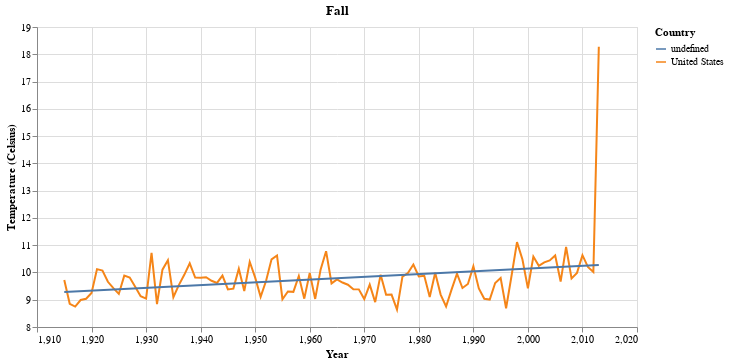

The notebook cell saved with this chart:
### Code cell
create_chart(top_collapsed[top_collapsed['season'] == 'Fall'], 'Fall')

### Figure 1 — Vega-Lite specification as saved in the notebook (floating-point values rounded to 4 significant figures)
{"config": {"view": {"continuousWidth": 400, "continuousHeight": 300}}, "layer": [{"mark": "line", "encoding": {"color": {"field": "country", "title": "Country", "type": "nominal"}, "tooltip": [{"field": "year", "type": "quantitative"}, {"field": "averagetemperature", "type": "quantitative"}, {"field": "country", "type": "nominal"}], "x": {"field": "year", "title": "Year", "type": "quantitative"}, "y": {"field": "averagetemperature", "scale": {"zero": false}, "title": "Temperature (Celsius)", "type": "quantitative"}}, "height": 300, "title": "Fall", "width": 600}, {"mark": "line", "encoding": {"color": {"field": "country", "title": "Country", "type": "nominal"}, "tooltip": [{"field": "year", "type": "quantitative"}, {"field": "averagetemperature", "type": "quantitative"}, {"field": "country", "type": "nominal"}], "x": {"field": "year", "title": "Year", "type": "quantitative"}, "y": {"field": "averagetemperature", "scale": {"zero": false}, "title": "Temperature (Celsius)", "type": "quantitative"}}, "height": 300, "title": "Fall", "transform": [{"on": "year", "regression": "averagetemperature", "method": "linear", "as": ["year", "averagetemperature"]}], "width": 600}], "data": {"name": "data-a2fbcc6306219b1cd54533c5c751a6cb"}, "$schema": "https://vega.github.io/schema/vega-lite/v4.17.0.json", "datasets": {"data-a2fbcc6306219b1cd54533c5c751a6cb": [{"year": 1915, "season": "Fall", "country": "United States", "averagetemperature": 9.721, "movingaverage": 10.41}, {"year": 1916, "season": "Fall", "country": "United States", "averagetemperature": 8.852, "movingaverage": 14.33}, {"year": 1917, "season": "Fall", "country": "United States", "averagetemperature": 8.748, "movingaverage": 8.733}, {"year": 1918, "season": "Fall", "country": "United States", "averagetemperature": 8.99, "movingaverage": 8.932}, {"year": 1919, "season": "Fall", "country": "United States", "averagetemperature": 9.034, "movingaverage": 9.208}, {"year": 1920, "season": "Fall", "country": "United States", "averagetemperature": 9.249, "movingaverage": 9.108}, {"year": 1921, "season": "Fall", "country": "United States", "averagetemperature": 10.12, "movingaverage": 9.708}, {"year": 1922, "season": "Fall", "country": "United States", "averagetemperature": 10.07, "movingaverage": 10.19}, {"year": 1923, "season": "Fall", "country": "United States", "averagetemperature": 9.657, "movingaverage": 8.259}, {"year": 1924, "season": "Fall", "country": "United States", "averagetemperature": 9.423, "movingaverage": 8.739}, {"year": 1925, "season": "Fall", "country": "United States", "averagetemperature": 9.213, "movingaverage": 14.44}, {"year": 1926, "season": "Fall", "country": "United States", "averagetemperature": 9.884, "movingaverage": 9.499}, {"year": 1927, "season": "Fall", "country": "United States", "averagetemperature": 9.811, "movingaverage": 9.776}, {"year": 1928, "season": "Fall", "country": "United States", "averagetemperature": 9.48, "movingaverage": 9.527}, {"year": 1929, "season": "Fall", "country": "United States", "averagetemperature": 9.129, "movingaverage": 9.467}, {"year": 1930, "season": "Fall", "country": "United States", "averagetemperature": 9.04, "movingaverage": 9.105}, {"year": 1931, "season": "Fall", "country": "United States", "averagetemperature": 10.72, "movingaverage": 10.08}, {"year": 1932, "season": "Fall", "country": "United States", "averagetemperature": 8.842, "movingaverage": 9.547}, {"year": 1933, "season": "Fall", "country": "United States", "averagetemperature": 10.1, "movingaverage": 10.17}, {"year": 1934, "season": "Fall", "country": "United States", "averagetemperature": 10.45, "movingaverage": 15.19}, {"year": 1935, "season": "Fall", "country": "United States", "averagetemperature": 9.091, "movingaverage": 9.881}, {"year": 1936, "season": "Fall", "country": "United States", "averagetemperature": 9.536, "movingaverage": 9.402}, {"year": 1937, "season": "Fall", "country": "United States", "averagetemperature": 9.913, "movingaverage": 9.712}, {"year": 1938, "season": "Fall", "country": "United States", "averagetemperature": 10.33, "movingaverage": 10.29}, {"year": 1939, "season": "Fall", "country": "United States", "averagetemperature": 9.814, "movingaverage": 9.993}, {"year": 1940, "season": "Fall", "country": "United States", "averagetemperature": 9.805, "movingaverage": 9.783}, {"year": 1941, "season": "Fall", "country": "United States", "averagetemperature": 9.825, "movingaverage": 9.633}, {"year": 1942, "season": "Fall", "country": "United States", "averagetemperature": 9.696, "movingaverage": 8.295}, {"year": 1943, "season": "Fall", "country": "United States", "averagetemperature": 9.616, "movingaverage": 14.18}, {"year": 1944, "season": "Fall", "country": "United States", "averagetemperature": 9.886, "movingaverage": 9.888}, {"year": 1945, "season": "Fall", "country": "United States", "averagetemperature": 9.376, "movingaverage": 9.598}, {"year": 1946, "season": "Fall", "country": "United States", "averagetemperature": 9.407, "movingaverage": 9.321}, {"year": 1947, "season": "Fall", "country": "United States", "averagetemperature": 10.13, "movingaverage": 10.09}, {"year": 1948, "season": "Fall", "country": "United States", "averagetemperature": 9.319, "movingaverage": 9.49}, {"year": 1949, "season": "Fall", "country": "United States", "averagetemperature": 10.39, "movingaverage": 9.651}, {"year": 1950, "season": "Fall", "country": "United States", "averagetemperature": 9.81, "movingaverage": 10.31}, {"year": 1951, "season": "Fall", "country": "United States", "averagetemperature": 9.106, "movingaverage": 8.673}, {"year": 1952, "season": "Fall", "country": "United States", "averagetemperature": 9.695, "movingaverage": 14.5}, {"year": 1953, "season": "Fall", "country": "United States", "averagetemperature": 10.48, "movingaverage": 10.15}, {"year": 1954, "season": "Fall", "country": "United States", "averagetemperature": 10.62, "movingaverage": 10.53}, {"year": 1955, "season": "Fall", "country": "United States", "averagetemperature": 9.019, "movingaverage": 9.961}, {"year": 1956, "season": "Fall", "country": "United States", "averagetemperature": 9.302, "movingaverage": 9.051}, {"year": 1957, "season": "Fall", "country": "United States", "averagetemperature": 9.289, "movingaverage": 9.113}, {"year": 1958, "season": "Fall", "country": "United States", "averagetemperature": 9.871, "movingaverage": 9.665}, {"year": 1959, "season": "Fall", "country": "United States", "averagetemperature": 9.039, "movingaverage": 9.481}, {"year": 1960, "season": "Fall", "country": "United States", "averagetemperature": 9.979, "movingaverage": 7.119}, {"year": 1961, "season": "Fall", "country": "United States", "averagetemperature": 9.029, "movingaverage": 14.0}, {"year": 1962, "season": "Fall", "country": "United States", "averagetemperature": 10.11, "movingaverage": 9.582}, {"year": 1963, "season": "Fall", "country": "United States", "averagetemperature": 10.78, "movingaverage": 10.77}, {"year": 1964, "season": "Fall", "country": "United States", "averagetemperature": 9.598, "movingaverage": 9.844}, {"year": 1965, "season": "Fall", "country": "United States", "averagetemperature": 9.745, "movingaverage": 9.458}, {"year": 1966, "season": "Fall", "country": "United States", "averagetemperature": 9.631, "movingaverage": 9.905}, {"year": 1967, "season": "Fall", "country": "United States", "averagetemperature": 9.55, "movingaverage": 9.604}, {"year": 1968, "season": "Fall", "country": "United States", "averagetemperature": 9.385, "movingaverage": 8.08}, {"year": 1969, "season": "Fall", "country": "United States", "averagetemperature": 9.38, "movingaverage": 8.765}, {"year": 1970, "season": "Fall", "country": "United States", "averagetemperature": 9.023, "movingaverage": 8.974}, {"year": 1971, "season": "Fall", "country": "United States", "averagetemperature": 9.552, "movingaverage": 14.87}, {"year": 1972, "season": "Fall", "country": "United States", "averagetemperature": 8.913, "movingaverage": 9.217}, {"year": 1973, "season": "Fall", "country": "United States", "averagetemperature": 9.919, "movingaverage": 9.458}, {"year": 1974, "season": "Fall", "country": "United States", "averagetemperature": 9.184, "movingaverage": 9.376}, {"year": 1975, "season": "Fall", "country": "United States", "averagetemperature": 9.187, "movingaverage": 9.206}, {"year": 1976, "season": "Fall", "country": "United States", "averagetemperature": 8.636, "movingaverage": 8.975}, {"year": 1977, "season": "Fall", "country": "United States", "averagetemperature": 9.845, "movingaverage": 9.449}, {"year": 1978, "season": "Fall", "country": "United States", "averagetemperature": 9.981, "movingaverage": 8.159}, {"year": 1979, "season": "Fall", "country": "United States", "averagetemperature": 10.29, "movingaverage": 9.468}, {"year": 1980, "season": "Fall", "country": "United States", "averagetemperature": 9.853, "movingaverage": 15.02}, {"year": 1981, "season": "Fall", "country": "United States", "averagetemperature": 9.88, "movingaverage": 9.705}, {"year": 1982, "season": "Fall", "country": "United States", "averagetemperature": 9.098, "movingaverage": 9.553}, {"year": 1983, "season": "Fall", "country": "United States", "averagetemperature": 9.986, "movingaverage": 9.574}, {"year": 1984, "season": "Fall", "country": "United States", "averagetemperature": 9.188, "movingaverage": 9.534}, {"year": 1985, "season": "Fall", "country": "United States", "averagetemperature": 8.75, "movingaverage": 8.943}, {"year": 1986, "season": "Fall", "country": "United States", "averagetemperature": 9.372, "movingaverage": 9.13}, {"year": 1987, "season": "Fall", "country": "United States", "averagetemperature": 9.953, "movingaverage": 9.661}, {"year": 1988, "season": "Fall", "country": "United States", "averagetemperature": 9.43, "movingaverage": 8.3}, {"year": 1989, "season": "Fall", "country": "United States", "averagetemperature": 9.578, "movingaverage": 14.41}, {"year": 1990, "season": "Fall", "country": "United States", "averagetemperature": 10.22, "movingaverage": 10.03}, {"year": 1991, "season": "Fall", "country": "United States", "averagetemperature": 9.413, "movingaverage": 9.827}, {"year": 1992, "season": "Fall", "country": "United States", "averagetemperature": 9.037, "movingaverage": 8.963}, {"year": 1993, "season": "Fall", "country": "United States", "averagetemperature": 9.006, "movingaverage": 9.05}, {"year": 1994, "season": "Fall", "country": "United States", "averagetemperature": 9.613, "movingaverage": 9.436}, {"year": 1995, "season": "Fall", "country": "United States", "averagetemperature": 9.794, "movingaverage": 9.762}, {"year": 1996, "season": "Fall", "country": "United States", "averagetemperature": 8.687, "movingaverage": 9.0}, {"year": 1997, "season": "Fall", "country": "United States", "averagetemperature": 9.879, "movingaverage": 7.942}, {"year": 1998, "season": "Fall", "country": "United States", "averagetemperature": 11.11, "movingaverage": 13.45}, {"year": 1999, "season": "Fall", "country": "United States", "averagetemperature": 10.48, "movingaverage": 10.36}, {"year": 2000, "season": "Fall", "country": "United States", "averagetemperature": 9.422, "movingaverage": 10.22}, {"year": 2001, "season": "Fall", "country": "United States", "averagetemperature": 10.58, "movingaverage": 9.837}, {"year": 2002, "season": "Fall", "country": "United States", "averagetemperature": 10.24, "movingaverage": 10.57}, {"year": 2003, "season": "Fall", "country": "United States", "averagetemperature": 10.37, "movingaverage": 10.26}, {"year": 2004, "season": "Fall", "country": "United States", "averagetemperature": 10.44, "movingaverage": 10.34}, {"year": 2005, "season": "Fall", "country": "United States", "averagetemperature": 10.62, "movingaverage": 10.76}, {"year": 2006, "season": "Fall", "country": "United States", "averagetemperature": 9.667, "movingaverage": 10.27}, {"year": 2007, "season": "Fall", "country": "United States", "averagetemperature": 10.93, "movingaverage": 12.02}, {"year": 2008, "season": "Fall", "country": "United States", "averagetemperature": 9.784, "movingaverage": 11.21}, {"year": 2009, "season": "Fall", "country": "United States", "averagetemperature": 9.984, "movingaverage": 9.914}, {"year": 2010, "season": "Fall", "country": "United States", "averagetemperature": 10.63, "movingaverage": 10.51}, {"year": 2011, "season": "Fall", "country": "United States", "averagetemperature": 10.2, "movingaverage": 10.39}, {"year": 2012, "season": "Fall", "country": "United States", "averagetemperature": 10.02, "movingaverage": 10.03}, {"year": 2013, "season": "Fall", "country": "United States", "averagetemperature": 18.27, "movingaverage": 15.52}]}}
